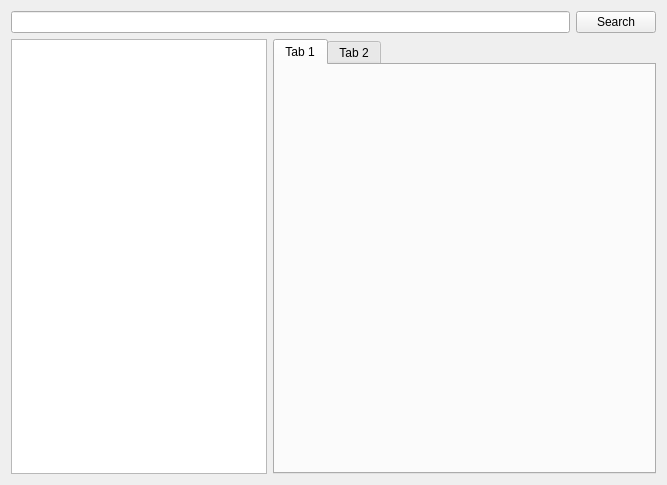
<?xml version="1.0" encoding="UTF-8"?>
<ui version="4.0">
 <class>WidgetFavouriteList</class>
 <widget class="QWidget" name="WidgetFavouriteList">
  <property name="geometry">
   <rect>
    <x>0</x>
    <y>0</y>
    <width>667</width>
    <height>485</height>
   </rect>
  </property>
  <property name="windowTitle">
   <string>Form</string>
  </property>
  <layout class="QHBoxLayout" name="horizontalLayout_3">
   <item>
    <layout class="QVBoxLayout" name="verticalLayout">
     <item>
      <layout class="QHBoxLayout" name="horizontalLayout">
       <item>
        <widget class="QLineEdit" name="lineEditSearchFavourite"/>
       </item>
       <item>
        <widget class="QPushButton" name="pushButtonSearchFavourite">
         <property name="text">
          <string>Search</string>
         </property>
        </widget>
       </item>
      </layout>
     </item>
     <item>
      <layout class="QHBoxLayout" name="horizontalLayout_2" stretch="2,3">
       <item>
        <widget class="QListWidget" name="listWidgetFavouriteLWord"/>
       </item>
       <item>
        <widget class="QTabWidget" name="tabWidgetFavouriteWord">
         <widget class="QWidget" name="tab">
          <attribute name="title">
           <string>Tab 1</string>
          </attribute>
         </widget>
         <widget class="QWidget" name="tab_2">
          <attribute name="title">
           <string>Tab 2</string>
          </attribute>
         </widget>
        </widget>
       </item>
      </layout>
     </item>
    </layout>
   </item>
  </layout>
 </widget>
 <resources/>
 <connections/>
</ui>
